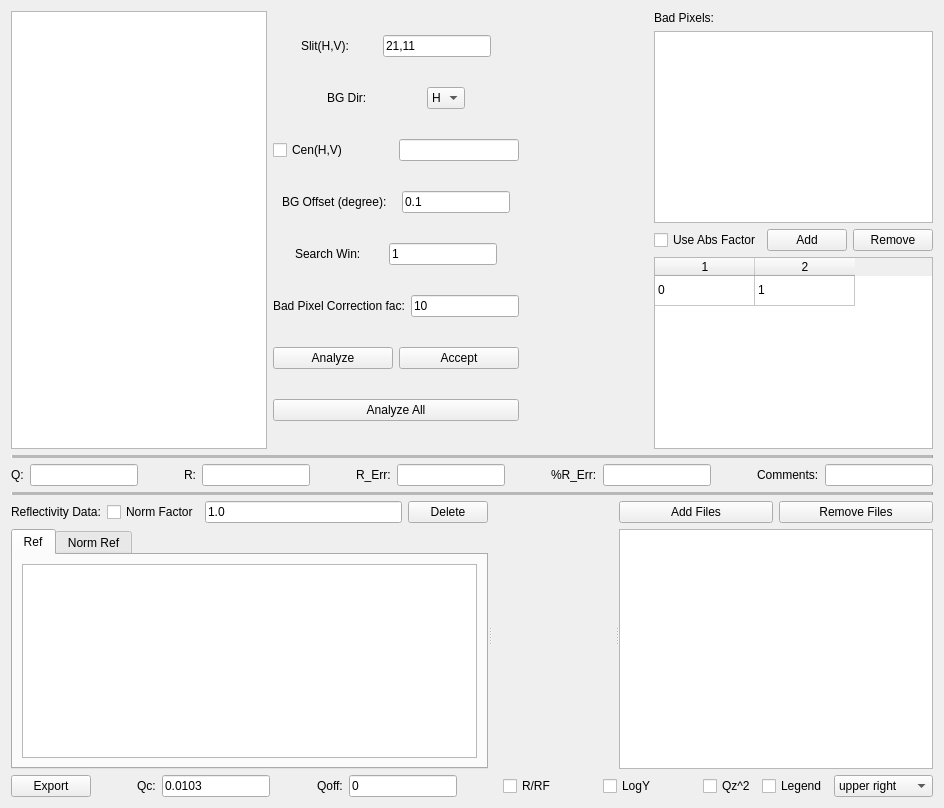
       <widget class="QWidget" name="refTab">
        <attribute name="title">
         <string>Reflectivity</string>
        </attribute>
        <layout class="QVBoxLayout" name="verticalLayout_13">
         <item>
          <layout class="QHBoxLayout" name="horizontalLayout_21">
           <item>
            <widget class="QListWidget" name="refQzListWidget">
             <property name="sizePolicy">
              <sizepolicy hsizetype="Fixed" vsizetype="Expanding">
               <horstretch>0</horstretch>
               <verstretch>0</verstretch>
              </sizepolicy>
             </property>
            </widget>
           </item>
           <item>
            <layout class="QVBoxLayout" name="verticalLayout_3">
             <property name="sizeConstraint">
              <enum>QLayout::SetNoConstraint</enum>
             </property>
             <item>
              <layout class="QHBoxLayout" name="horizontalLayout">
               <item>
                <widget class="QLabel" name="slitLabel">
                 <property name="sizePolicy">
                  <sizepolicy hsizetype="Fixed" vsizetype="Fixed">
                   <horstretch>0</horstretch>
                   <verstretch>0</verstretch>
                  </sizepolicy>
                 </property>
                 <property name="text">
                  <string>Slit(H,V):</string>
                 </property>
                </widget>
               </item>
               <item>
                <widget class="QLineEdit" name="refSlitLineEdit">
                 <property name="sizePolicy">
                  <sizepolicy hsizetype="Fixed" vsizetype="Fixed">
                   <horstretch>0</horstretch>
                   <verstretch>0</verstretch>
                  </sizepolicy>
                 </property>
                 <property name="text">
                  <string>21,11</string>
                 </property>
                </widget>
               </item>
              </layout>
             </item>
             <item>
              <layout class="QHBoxLayout" name="horizontalLayout_20">
               <item>
                <widget class="QLabel" name="bgDirLabel">
                 <property name="sizePolicy">
                  <sizepolicy hsizetype="Fixed" vsizetype="Preferred">
                   <horstretch>0</horstretch>
                   <verstretch>0</verstretch>
                  </sizepolicy>
                 </property>
                 <property name="text">
                  <string>BG Dir:</string>
                 </property>
                </widget>
               </item>
               <item>
                <widget class="QComboBox" name="refBGDirComboBox">
                 <property name="sizePolicy">
                  <sizepolicy hsizetype="Fixed" vsizetype="Fixed">
                   <horstretch>0</horstretch>
                   <verstretch>0</verstretch>
                  </sizepolicy>
                 </property>
                 <item>
                  <property name="text">
                   <string>H</string>
                  </property>
                 </item>
                 <item>
                  <property name="text">
                   <string>V</string>
                  </property>
                 </item>
                </widget>
               </item>
              </layout>
             </item>
             <item>
              <layout class="QHBoxLayout" name="horizontalLayout_22">
               <item>
                <widget class="QCheckBox" name="refCenCheckBox">
                 <property name="text">
                  <string>Cen(H,V)</string>
                 </property>
                </widget>
               </item>
               <item>
                <widget class="QLineEdit" name="refCenLineEdit">
                 <property name="sizePolicy">
                  <sizepolicy hsizetype="Minimum" vsizetype="Fixed">
                   <horstretch>0</horstretch>
                   <verstretch>0</verstretch>
                  </sizepolicy>
                 </property>
                </widget>
               </item>
              </layout>
             </item>
             <item>
              <layout class="QHBoxLayout" name="horizontalLayout_4">
               <item>
                <widget class="QLabel" name="bgOffLabel">
                 <property name="sizePolicy">
                  <sizepolicy hsizetype="Fixed" vsizetype="Fixed">
                   <horstretch>0</horstretch>
                   <verstretch>0</verstretch>
                  </sizepolicy>
                 </property>
                 <property name="text">
                  <string>BG Offset (degree):</string>
                 </property>
                </widget>
               </item>
               <item>
                <widget class="QLineEdit" name="refBGOffLineEdit">
                 <property name="sizePolicy">
                  <sizepolicy hsizetype="Maximum" vsizetype="Fixed">
                   <horstretch>0</horstretch>
                   <verstretch>0</verstretch>
                  </sizepolicy>
                 </property>
                 <property name="text">
                  <string>0.1</string>
                 </property>
                </widget>
               </item>
              </layout>
             </item>
             <item>
              <layout class="QHBoxLayout" name="horizontalLayout_5">
               <item>
                <widget class="QLabel" name="label_10">
                 <property name="sizePolicy">
                  <sizepolicy hsizetype="Fixed" vsizetype="Fixed">
                   <horstretch>0</horstretch>
                   <verstretch>0</verstretch>
                  </sizepolicy>
                 </property>
                 <property name="text">
                  <string>Search Win:</string>
                 </property>
                </widget>
               </item>
               <item>
                <widget class="QLineEdit" name="refSeaWinLineEdit">
                 <property name="sizePolicy">
                  <sizepolicy hsizetype="Fixed" vsizetype="Fixed">
                   <horstretch>0</horstretch>
                   <verstretch>0</verstretch>
                  </sizepolicy>
                 </property>
                 <property name="text">
                  <string>1</string>
                 </property>
                </widget>
               </item>
              </layout>
             </item>
             <item>
              <layout class="QHBoxLayout" name="horizontalLayout_6">
               <item>
                <widget class="QLabel" name="bpcFacLabel">
                 <property name="sizePolicy">
                  <sizepolicy hsizetype="Fixed" vsizetype="Fixed">
                   <horstretch>0</horstretch>
                   <verstretch>0</verstretch>
                  </sizepolicy>
                 </property>
                 <property name="text">
                  <string>Bad Pixel Correction fac:</string>
                 </property>
                </widget>
               </item>
               <item>
                <widget class="QLineEdit" name="refBPCFacLineEdit">
                 <property name="sizePolicy">
                  <sizepolicy hsizetype="Preferred" vsizetype="Fixed">
                   <horstretch>0</horstretch>
                   <verstretch>0</verstretch>
                  </sizepolicy>
                 </property>
                 <property name="text">
                  <string>10</string>
                 </property>
                </widget>
               </item>
              </layout>
             </item>
             <item>
              <layout class="QHBoxLayout" name="horizontalLayout_17">
               <item>
                <widget class="QPushButton" name="refAnalyzePushButton">
                 <property name="sizePolicy">
                  <sizepolicy hsizetype="Preferred" vsizetype="Fixed">
                   <horstretch>0</horstretch>
                   <verstretch>0</verstretch>
                  </sizepolicy>
                 </property>
                 <property name="text">
                  <string>Analyze</string>
                 </property>
                </widget>
               </item>
               <item>
                <widget class="QPushButton" name="refAcceptPushButton">
                 <property name="text">
                  <string>Accept</string>
                 </property>
                </widget>
               </item>
              </layout>
             </item>
             <item>
              <widget class="QPushButton" name="refAnalyzeAllPushButton">
               <property name="text">
                <string>Analyze All</string>
               </property>
              </widget>
             </item>
            </layout>
           </item>
           <item>
            <widget class="Mpl2DWidget" name="refADDataPlotWidget" native="true">
             <property name="sizePolicy">
              <sizepolicy hsizetype="Expanding" vsizetype="Expanding">
               <horstretch>0</horstretch>
               <verstretch>0</verstretch>
              </sizepolicy>
             </property>
            </widget>
           </item>
           <item>
            <layout class="QVBoxLayout" name="verticalLayout_10">
             <property name="sizeConstraint">
              <enum>QLayout::SetNoConstraint</enum>
             </property>
             <item>
              <widget class="QLabel" name="label_11">
               <property name="sizePolicy">
                <sizepolicy hsizetype="Fixed" vsizetype="Fixed">
                 <horstretch>0</horstretch>
                 <verstretch>0</verstretch>
                </sizepolicy>
               </property>
               <property name="text">
                <string>Bad Pixels:</string>
               </property>
              </widget>
             </item>
             <item>
              <widget class="QListWidget" name="refBadPixListWidget">
               <property name="sizePolicy">
                <sizepolicy hsizetype="Preferred" vsizetype="Expanding">
                 <horstretch>0</horstretch>
                 <verstretch>0</verstretch>
                </sizepolicy>
               </property>
              </widget>
             </item>
             <item>
              <layout class="QHBoxLayout" name="horizontalLayout_52">
               <item>
                <widget class="QCheckBox" name="refAbsFacCheckBox">
                 <property name="text">
                  <string>Use Abs Factor</string>
                 </property>
                </widget>
               </item>
               <item>
                <widget class="QPushButton" name="refAbsAddPushButton">
                 <property name="text">
                  <string>Add</string>
                 </property>
                </widget>
               </item>
               <item>
                <widget class="QPushButton" name="refAbsRemPushButton">
                 <property name="text">
                  <string>Remove</string>
                 </property>
                </widget>
               </item>
              </layout>
             </item>
             <item>
              <widget class="QTableWidget" name="refAbsFacTableWidget">
               <property name="rowCount">
                <number>1</number>
               </property>
               <property name="columnCount">
                <number>2</number>
               </property>
               <attribute name="verticalHeaderVisible">
                <bool>false</bool>
               </attribute>
               <row/>
               <column/>
               <column/>
               <item row="0" column="0">
                <property name="text">
                 <string>0</string>
                </property>
               </item>
               <item row="0" column="1">
                <property name="text">
                 <string>1</string>
                </property>
               </item>
              </widget>
             </item>
            </layout>
           </item>
          </layout>
         </item>
         <item>
          <widget class="Line" name="line">
           <property name="sizePolicy">
            <sizepolicy hsizetype="Minimum" vsizetype="Fixed">
             <horstretch>0</horstretch>
             <verstretch>0</verstretch>
            </sizepolicy>
           </property>
           <property name="frameShadow">
            <enum>QFrame::Raised</enum>
           </property>
           <property name="lineWidth">
            <number>1</number>
           </property>
           <property name="midLineWidth">
            <number>10</number>
           </property>
           <property name="orientation">
            <enum>Qt::Horizontal</enum>
           </property>
          </widget>
         </item>
         <item>
          <layout class="QHBoxLayout" name="horizontalLayout_7">
           <item>
            <widget class="QLabel" name="QLabel">
             <property name="sizePolicy">
              <sizepolicy hsizetype="Fixed" vsizetype="Fixed">
               <horstretch>0</horstretch>
               <verstretch>0</verstretch>
              </sizepolicy>
             </property>
             <property name="text">
              <string>Q:</string>
             </property>
            </widget>
           </item>
           <item>
            <widget class="QLineEdit" name="refQLineEdit">
             <property name="sizePolicy">
              <sizepolicy hsizetype="Fixed" vsizetype="Fixed">
               <horstretch>0</horstretch>
               <verstretch>0</verstretch>
              </sizepolicy>
             </property>
            </widget>
           </item>
           <item>
            <spacer name="horizontalSpacer_2">
             <property name="orientation">
              <enum>Qt::Horizontal</enum>
             </property>
             <property name="sizeHint" stdset="0">
              <size>
               <width>40</width>
               <height>20</height>
              </size>
             </property>
            </spacer>
           </item>
           <item>
            <widget class="QLabel" name="label_5">
             <property name="sizePolicy">
              <sizepolicy hsizetype="Fixed" vsizetype="Fixed">
               <horstretch>0</horstretch>
               <verstretch>0</verstretch>
              </sizepolicy>
             </property>
             <property name="text">
              <string>R:</string>
             </property>
            </widget>
           </item>
           <item>
            <widget class="QLineEdit" name="refRLineEdit">
             <property name="sizePolicy">
              <sizepolicy hsizetype="Fixed" vsizetype="Fixed">
               <horstretch>0</horstretch>
               <verstretch>0</verstretch>
              </sizepolicy>
             </property>
            </widget>
           </item>
           <item>
            <spacer name="horizontalSpacer_15">
             <property name="orientation">
              <enum>Qt::Horizontal</enum>
             </property>
             <property name="sizeHint" stdset="0">
              <size>
               <width>40</width>
               <height>20</height>
              </size>
             </property>
            </spacer>
           </item>
           <item>
            <widget class="QLabel" name="label_6">
             <property name="sizePolicy">
              <sizepolicy hsizetype="Fixed" vsizetype="Fixed">
               <horstretch>0</horstretch>
               <verstretch>0</verstretch>
              </sizepolicy>
             </property>
             <property name="text">
              <string>R_Err:</string>
             </property>
            </widget>
           </item>
           <item>
            <widget class="QLineEdit" name="refRErrLineEdit">
             <property name="sizePolicy">
              <sizepolicy hsizetype="Fixed" vsizetype="Fixed">
               <horstretch>0</horstretch>
               <verstretch>0</verstretch>
              </sizepolicy>
             </property>
            </widget>
           </item>
           <item>
            <spacer name="horizontalSpacer_16">
             <property name="orientation">
              <enum>Qt::Horizontal</enum>
             </property>
             <property name="sizeHint" stdset="0">
              <size>
               <width>40</width>
               <height>20</height>
              </size>
             </property>
            </spacer>
           </item>
           <item>
            <widget class="QLabel" name="label_7">
             <property name="sizePolicy">
              <sizepolicy hsizetype="Fixed" vsizetype="Fixed">
               <horstretch>0</horstretch>
               <verstretch>0</verstretch>
              </sizepolicy>
             </property>
             <property name="text">
              <string>%R_Err:</string>
             </property>
            </widget>
           </item>
           <item>
            <widget class="QLineEdit" name="refPerRErrLineEdit">
             <property name="sizePolicy">
              <sizepolicy hsizetype="Fixed" vsizetype="Fixed">
               <horstretch>0</horstretch>
               <verstretch>0</verstretch>
              </sizepolicy>
             </property>
            </widget>
           </item>
           <item>
            <spacer name="horizontalSpacer_49">
             <property name="orientation">
              <enum>Qt::Horizontal</enum>
             </property>
             <property name="sizeHint" stdset="0">
              <size>
               <width>40</width>
               <height>20</height>
              </size>
             </property>
            </spacer>
           </item>
           <item>
            <widget class="QLabel" name="label_13">
             <property name="text">
              <string>Comments:</string>
             </property>
            </widget>
           </item>
           <item>
            <widget class="QLineEdit" name="refComLineEdit"/>
           </item>
          </layout>
         </item>
         <item>
          <widget class="Line" name="line_2">
           <property name="frameShadow">
            <enum>QFrame::Raised</enum>
           </property>
           <property name="lineWidth">
            <number>1</number>
           </property>
           <property name="midLineWidth">
            <number>10</number>
           </property>
           <property name="orientation">
            <enum>Qt::Horizontal</enum>
           </property>
          </widget>
         </item>
         <item>
          <widget class="QSplitter" name="splitter_2">
           <property name="orientation">
            <enum>Qt::Horizontal</enum>
           </property>
           <widget class="QWidget" name="layoutWidget">
            <layout class="QVBoxLayout" name="verticalLayout_9">
             <item>
              <layout class="QHBoxLayout" name="horizontalLayout_9">
               <item>
                <widget class="QLabel" name="reflectivityDataLabel">
                 <property name="text">
                  <string>Reflectivity Data:</string>
                 </property>
                </widget>
               </item>
               <item>
                <widget class="QCheckBox" name="refNormFacCheckBox">
                 <property name="text">
                  <string>Norm Factor</string>
                 </property>
                </widget>
               </item>
               <item>
                <widget class="QLineEdit" name="refNormLineEdit">
                 <property name="text">
                  <string>1.0</string>
                 </property>
                </widget>
               </item>
               <item>
                <widget class="QPushButton" name="refDelPushButton">
                 <property name="text">
                  <string>Delete</string>
                 </property>
                </widget>
               </item>
              </layout>
             </item>
             <item>
              <widget class="QTabWidget" name="refDataTabWidget">
               <property name="currentIndex">
                <number>0</number>
               </property>
               <widget class="QWidget" name="tab">
                <attribute name="title">
                 <string>Ref</string>
                </attribute>
                <layout class="QVBoxLayout" name="verticalLayout_4">
                 <item>
                  <widget class="QListWidget" name="refDataListWidget">
                   <property name="selectionMode">
                    <enum>QAbstractItemView::ExtendedSelection</enum>
                   </property>
                  </widget>
                 </item>
                </layout>
               </widget>
               <widget class="QWidget" name="tab_2">
                <attribute name="title">
                 <string>Norm Ref</string>
                </attribute>
                <layout class="QVBoxLayout" name="verticalLayout_5">
                 <item>
                  <widget class="QListWidget" name="refNormRefListWidget"/>
                 </item>
                </layout>
               </widget>
              </widget>
             </item>
            </layout>
           </widget>
           <widget class="MplWidget" name="refRefDataPlotwidget" native="true">
            <property name="sizePolicy">
             <sizepolicy hsizetype="Expanding" vsizetype="Expanding">
              <horstretch>0</horstretch>
              <verstretch>0</verstretch>
             </sizepolicy>
            </property>
           </widget>
           <widget class="QWidget" name="layoutWidget">
            <layout class="QVBoxLayout" name="verticalLayout_11">
             <item>
              <layout class="QHBoxLayout" name="horizontalLayout_23">
               <item>
                <widget class="QPushButton" name="refAddFilePushButton">
                 <property name="sizePolicy">
                  <sizepolicy hsizetype="Preferred" vsizetype="Fixed">
                   <horstretch>0</horstretch>
                   <verstretch>0</verstretch>
                  </sizepolicy>
                 </property>
                 <property name="text">
                  <string>Add Files</string>
                 </property>
                </widget>
               </item>
               <item>
                <widget class="QPushButton" name="refRemoveFilePushButton">
                 <property name="sizePolicy">
                  <sizepolicy hsizetype="Preferred" vsizetype="Fixed">
                   <horstretch>0</horstretch>
                   <verstretch>0</verstretch>
                  </sizepolicy>
                 </property>
                 <property name="text">
                  <string>Remove Files</string>
                 </property>
                </widget>
               </item>
              </layout>
             </item>
             <item>
              <widget class="QListWidget" name="refRefFileListWidget">
               <property name="sizePolicy">
                <sizepolicy hsizetype="Preferred" vsizetype="Expanding">
                 <horstretch>0</horstretch>
                 <verstretch>0</verstretch>
                </sizepolicy>
               </property>
               <property name="selectionMode">
                <enum>QAbstractItemView::ExtendedSelection</enum>
               </property>
              </widget>
             </item>
            </layout>
           </widget>
          </widget>
         </item>
         <item>
          <layout class="QHBoxLayout" name="horizontalLayout_16">
           <item>
            <widget class="QPushButton" name="refExportPushButton">
             <property name="text">
              <string>Export</string>
             </property>
            </widget>
           </item>
           <item>
            <spacer name="horizontalSpacer_21">
             <property name="orientation">
              <enum>Qt::Horizontal</enum>
             </property>
             <property name="sizeHint" stdset="0">
              <size>
               <width>40</width>
               <height>20</height>
              </size>
             </property>
            </spacer>
           </item>
           <item>
            <widget class="QLabel" name="label_8">
             <property name="text">
              <string>Qc:</string>
             </property>
            </widget>
           </item>
           <item>
            <widget class="QLineEdit" name="refQcLineEdit">
             <property name="text">
              <string>0.0103</string>
             </property>
            </widget>
           </item>
           <item>
            <spacer name="horizontalSpacer_29">
             <property name="orientation">
              <enum>Qt::Horizontal</enum>
             </property>
             <property name="sizeHint" stdset="0">
              <size>
               <width>40</width>
               <height>20</height>
              </size>
             </property>
            </spacer>
           </item>
           <item>
            <widget class="QLabel" name="label_14">
             <property name="text">
              <string>Qoff:</string>
             </property>
            </widget>
           </item>
           <item>
            <widget class="QLineEdit" name="refQoffLineEdit">
             <property name="text">
              <string>0</string>
             </property>
            </widget>
           </item>
           <item>
            <spacer name="horizontalSpacer_30">
             <property name="orientation">
              <enum>Qt::Horizontal</enum>
             </property>
             <property name="sizeHint" stdset="0">
              <size>
               <width>40</width>
               <height>20</height>
              </size>
             </property>
            </spacer>
           </item>
           <item>
            <widget class="QCheckBox" name="refRRFCheckBox">
             <property name="text">
              <string>R/RF</string>
             </property>
            </widget>
           </item>
           <item>
            <spacer name="horizontalSpacer_18">
             <property name="orientation">
              <enum>Qt::Horizontal</enum>
             </property>
             <property name="sizeHint" stdset="0">
              <size>
               <width>40</width>
               <height>20</height>
              </size>
             </property>
            </spacer>
           </item>
           <item>
            <widget class="QCheckBox" name="refLogYCheckBox">
             <property name="text">
              <string>LogY</string>
             </property>
            </widget>
           </item>
           <item>
            <spacer name="horizontalSpacer_19">
             <property name="orientation">
              <enum>Qt::Horizontal</enum>
             </property>
             <property name="sizeHint" stdset="0">
              <size>
               <width>40</width>
               <height>20</height>
              </size>
             </property>
            </spacer>
           </item>
           <item>
            <widget class="QCheckBox" name="refQzSqrCheckBox">
             <property name="text">
              <string>Qz^2</string>
             </property>
            </widget>
           </item>
           <item>
            <widget class="QCheckBox" name="refLegendCheckBox">
             <property name="text">
              <string>Legend</string>
             </property>
            </widget>
           </item>
           <item>
            <widget class="QComboBox" name="refLegendLocComboBox">
             <item>
              <property name="text">
               <string>upper right</string>
              </property>
             </item>
             <item>
              <property name="text">
               <string>upper left</string>
              </property>
             </item>
             <item>
              <property name="text">
               <string>lower right</string>
              </property>
             </item>
             <item>
              <property name="text">
               <string>lower right</string>
              </property>
             </item>
             <item>
              <property name="text">
               <string>right</string>
              </property>
             </item>
             <item>
              <property name="text">
               <string>center left</string>
              </property>
             </item>
             <item>
              <property name="text">
               <string>center right</string>
              </property>
             </item>
             <item>
              <property name="text">
               <string>lower center</string>
              </property>
             </item>
             <item>
              <property name="text">
               <string>upper center</string>
              </property>
             </item>
             <item>
              <property name="text">
               <string>center</string>
              </property>
             </item>
            </widget>
           </item>
          </layout>
         </item>
        </layout>
       </widget>
